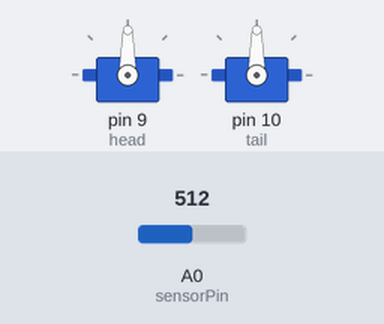
A sketch run on a simulated Arduino Uno, built with avr-gcc and run on an emulated ATmega328P. Shown: 2 × servo. The test bench sets the inputs (shaded band); at power-on: A0 (sensorPin) = 512. What the sketch prints to the serial monitor is not drawn.

Above: at 1.2 s.
1.3 s: A0 (sensorPin) set to 413
3.1 s: A0 (sensorPin) set to 385
At 4.04 s:
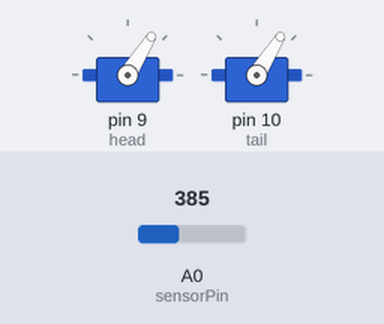
At 6.2 s:
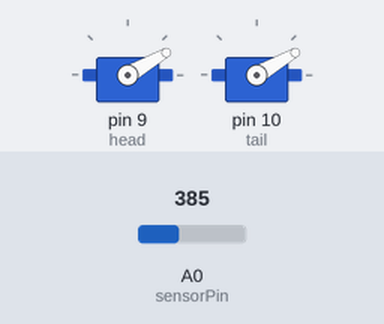
Timing chart, 0 to 7.7 s (numbered marks = the images above; inputs shaded):
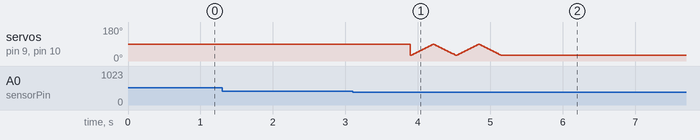

The sketch:

Robot-code.ino
```cpp
#include <Servo.h>

Servo tail, head;

int pos = 0;
int sensorPin = A0;
int sensorValue = 0;
int avg = 245;
int limit = 150;
int clap_lower_limit = 250;
int clap_higher_limit = 1200;
int no_of_claps = 0;
long long int cnt = 0;

void setup() {
  head.attach(9);
  tail.attach(10);
  Serial.begin(2000000);
}

void move_servo(int mode, int angle){
  for (pos = 60 - angle/2; pos <= 60 + angle/2; pos += 1) {
    if(mode&1)  head.write(pos);
    if(mode&2)  tail.write(pos);
    delay(5);
  }
  for (pos = 60 + angle/2; pos >= 60 - angle/2; pos -= 1) {
    if(mode&1)  head.write(pos);
    if(mode&2)  tail.write(pos);
    delay(5);
  }
}

void loop() {

//  Serial.print((int)cnt);
  sensorValue = analogRead(sensorPin);
  Serial.print(0);  // To freeze the lower limit
  Serial.print(" ");
  Serial.print(600);  // To freeze the upper limit
  Serial.print(" ");
  Serial.print(50*no_of_claps);
  Serial.print(" ");
  Serial.println(sensorValue);

  cnt++;

  if(abs(sensorValue - avg) > limit){
    if(cnt > clap_lower_limit){
      no_of_claps++;
      cnt = 0;
    }
  }

  if(no_of_claps > 0 && cnt > clap_higher_limit){
    if(no_of_claps == 1){
      move_servo(1,60);
      move_servo(1,60);
    }else if(no_of_claps == 2){
      move_servo(2,60);
      move_servo(2,60);
    }else{
      move_servo(3,60);
      move_servo(3,60);
    }
    delay(200);
    no_of_claps = 0;
  }

  if(cnt > clap_higher_limit){
    no_of_claps = 0;
  }
}
```

Measured:
- the behaviour switches between 396 and 395 on A0 (sensorPin) (found by bisection; images 0 and 1)
